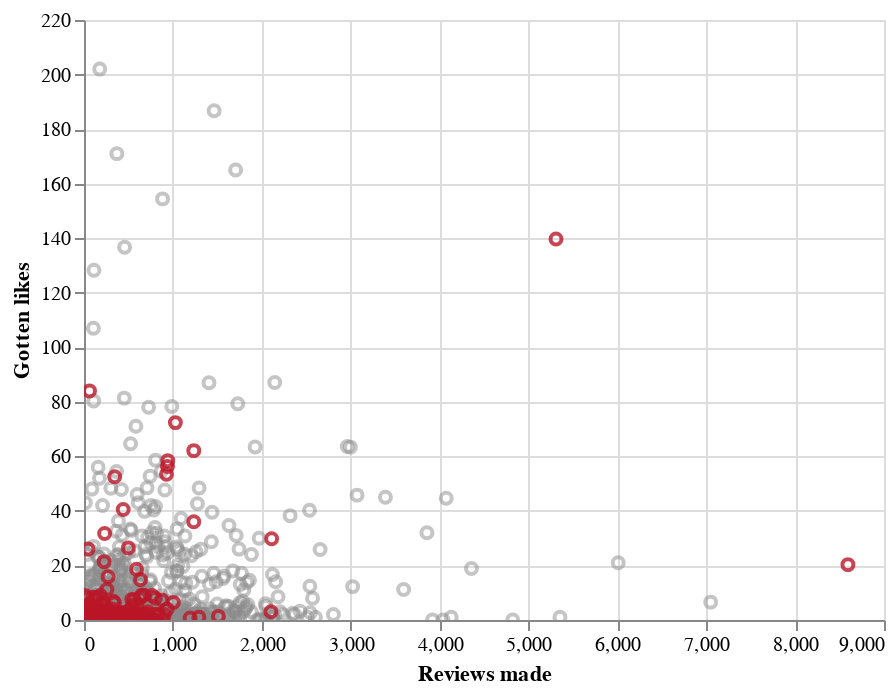

Source (notebook cell):
### Code cell
lab1 = 'Reviews made'
lab2 = 'Received likes'

amateurs = alt.Chart(amateur.sample(5000)).mark_point(stroke='#8C8C8C', opacity=.5).encode(
    alt.X('max_n_reviews:Q', axis=alt.Axis(title=lab1)),
    alt.Y('avg_likes:Q', axis=alt.Axis(title=lab2)),
    tooltip= [alt.Tooltip('max_n_reviews', title=lab1),
              alt.Tooltip('avg_likes', title=lab2),
              alt.Tooltip('avg_n_termini', title='Expert terms used')]

    
)

experts = alt.Chart(expert).mark_point(opacity=.8, stroke='#BA1628').encode(
    alt.X('max_n_reviews:Q', axis=alt.Axis(title=lab1)),
    alt.Y('avg_likes:Q', axis=alt.Axis(title=lab2)),
    tooltip= [alt.Tooltip('max_n_reviews', title=lab1),
              alt.Tooltip('avg_likes', title=lab2),
              alt.Tooltip('avg_n_termini', title='Expert terms used')]
)


(amateurs + experts).save('chart.html', embed_options = {'actions': False})

(amateurs + experts).interactive()

### Figure 1 — Vega-Lite specification as saved in the notebook (floating-point values rounded to 4 significant figures; data arrays with more than 128 entries replaced by an {"elided": "..."} marker saying what was removed)
{"config": {"view": {"continuousWidth": 400, "continuousHeight": 300}}, "layer": [{"data": {"name": "data-9face856bdbcefd6d3604b6aee0b0562"}, "mark": {"type": "point", "opacity": 0.5, "stroke": "#8C8C8C"}, "encoding": {"tooltip": [{"field": "max_n_reviews", "title": "Reviews made", "type": "quantitative"}, {"field": "avg_likes", "title": "Gotten likes", "type": "quantitative"}, {"field": "avg_n_termini", "title": "Expert terms used", "type": "quantitative"}], "x": {"axis": {"title": "Reviews made"}, "field": "max_n_reviews", "type": "quantitative"}, "y": {"axis": {"title": "Gotten likes"}, "field": "avg_likes", "type": "quantitative"}}, "selection": {"selector001": {"type": "interval", "bind": "scales", "encodings": ["x", "y"]}}}, {"data": {"name": "data-fb7fbebdd885ae9da715d038147881dc"}, "mark": {"type": "point", "opacity": 0.8, "stroke": "#BA1628"}, "encoding": {"tooltip": [{"field": "max_n_reviews", "title": "Reviews made", "type": "quantitative"}, {"field": "avg_likes", "title": "Gotten likes", "type": "quantitative"}, {"field": "avg_n_termini", "title": "Expert terms used", "type": "quantitative"}], "x": {"axis": {"title": "Reviews made"}, "field": "max_n_reviews", "type": "quantitative"}, "y": {"axis": {"title": "Gotten likes"}, "field": "avg_likes", "type": "quantitative"}}}], "$schema": "https://vega.github.io/schema/vega-lite/v4.17.0.json", "datasets": {"data-9face856bdbcefd6d3604b6aee0b0562": {"elided": "5000 records"}, "data-fb7fbebdd885ae9da715d038147881dc": {"elided": "354 records"}}}
